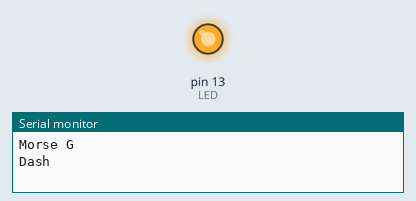
Recording of a sketch running on a simulated Arduino Uno, built with avr-gcc and run on an emulated ATmega328P. On the bench: output pins drawn as LEDs (lit = HIGH), the last lines printed to the serial monitor.

Above: at 0.5 s.
At 22.5 s:
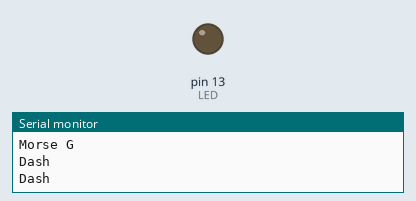
Timing chart, 0 to 24.7 s (numbered marks = the images above):
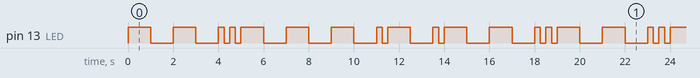

The sketch:

my_name.ino
```cpp
/*
 * IT462 George saab Extra Credit Lab 2
 * George in morse code.
 */
 int LED = 13; // Pin 13 is named LED
void setup() {
  // put your setup code here, to run once:
  pinMode(LED, OUTPUT); //Initialize Pin as Output
  Serial.begin(9600); //Begins Serial coms at 9600 baud rate


}

void MorseDot() {
  Serial.print("Dot"); //output to screen
  Serial.print("\n"); //new line character
  digitalWrite(LED, HIGH); //turn on LED
  delay(250); //wait for 250 milliseconds
  digitalWrite(LED, LOW); //turn off LED
  delay(250); // waitfor 250 milliseconds
}


void MorseDash() {
  Serial.print("Dash"); //output to screen
  Serial.print("\n"); //new line character
  digitalWrite(LED, HIGH); //turn on LED
  delay(1000); //wait for one second
  digitalWrite(LED, LOW); //turn off LED
  delay(1000); // wait for one second
}

void MorseG() {
  //morse G
  Serial.print("Morse G"); //output to screen
  Serial.print("\n"); //new line character
  MorseDash();
  MorseDash();
  MorseDot();
}

void MorseE() {
  //morse E
  Serial.print("Morse E"); //output to screen
  Serial.print("\n"); //new line character
  MorseDot();
}

void MorseO() {
  //morse O
  Serial.print("Morse O"); //output to screen
  Serial.print("\n"); //new line character
  MorseDash();
  MorseDash();
  MorseDash();
}


void MorseR() {
  //morse R
  Serial.print("Morse R"); //output to screen
  Serial.print("\n"); //new line character
  MorseDot();
  MorseDash();
  MorseDot();
}


void loop() {
  // put your main code here, to run repeatedly:
 /*this is my name George*/
 MorseG(); //Calls G output
 MorseE(); //Calls E output
 MorseO(); //Calls O output
 MorseR(); //Calls R output
 MorseG(); //Calls G output
 MorseE(); //Calls E output


}
```

Measured:
- by itself, pin 13 (LED): moves between LOW and HIGH, repeating every 19.0 s
- by itself, everything shown: repeats every 19.0 s, in 28 steps
